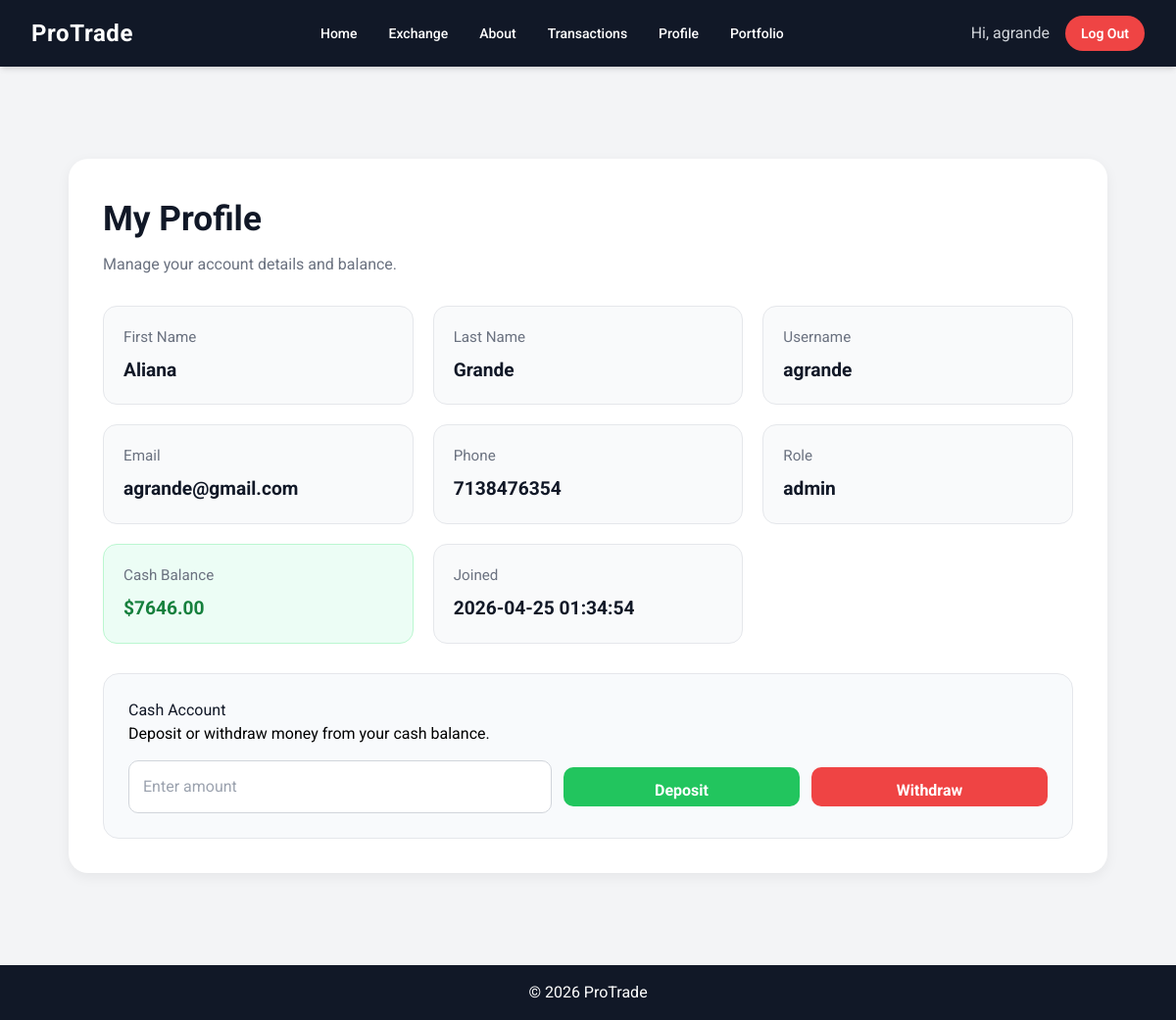
Screenshot of /profile (signed in) with the database file from the repository.
### tables this page shows
CREATE TABLE users (
  id INTEGER PRIMARY KEY AUTOINCREMENT,
  first_name TEXT NOT NULL,
  last_name TEXT NOT NULL,
  username TEXT NOT NULL UNIQUE,
  email TEXT NOT NULL UNIQUE,
  phone TEXT NOT NULL,
  password_hash TEXT NOT NULL,
  role TEXT NOT NULL DEFAULT 'user',
  cash_balance REAL NOT NULL DEFAULT 10000,
  created_at TEXT DEFAULT CURRENT_TIMESTAMP
);

### app.py (the view)
@app.route("/profile")
def profile():
    if "user_id" not in session:
        flash("Please log in first.", "error")
        return redirect(url_for("login"))
    conn = get_db()
    user = conn.execute("""
        SELECT id, first_name, last_name, username, email, phone, role, cash_balance, created_at
        FROM users
        WHERE id = ?
    """, (session["user_id"],)).fetchone()
    conn.close()
    if not user:
        flash("User not found.", "error")
        return redirect(url_for("home"))
    return render_template("profile.html", user=user)

### app.py (called while the page is built)
def get_db():
    conn = sqlite3.connect("database.db")
    conn.row_factory = sqlite3.Row
    return conn

### templates/profile.html (shortened to what this page needs)
{% extends "layout.html" %}
{% block page_css %}
<link rel="stylesheet" href="{{ url_for('static', filename='profile.css') }}">
{% endblock %}
{% block content %}
<div class="profile-page">
    <div class="profile-card">
        <h1>My Profile</h1>
        <p class="subtitle">Manage your account details and balance.</p>
        <div class="profile-grid">
            <div class="info-box">
                <span>First Name</span>
                <strong>{{ user.first_name }}</strong>
            </div>
            <div class="info-box">
                <span>Last Name</span>
                <strong>{{ user.last_name }}</strong>
            </div>
            <div class="info-box">
                <span>Username</span>
                <strong>{{ user.username }}</strong>
            </div>
            <div class="info-box">
                <span>Email</span>
                <strong>{{ user.email }}</strong>
            </div>
            <div class="info-box">
                <span>Phone</span>
                <strong>{{ user.phone }}</strong>
            </div>
            <div class="info-box">
                <span>Role</span>
                <strong>{{ user.role }}</strong>
            </div>
            <div class="info-box highlight">
                <span>Cash Balance</span>
                <strong>${{ "%.2f"|format(user.cash_balance) }}</strong>
            </div>
            <div class="info-box">
                <span>Joined</span>
                <strong>{{ user.created_at }}</strong>
            </div>
            <div class="cash-actions">
              <h2>Cash Account</h2>
              <p>Deposit or withdraw money from your cash balance.</p>
              <form method="POST" action="{{ url_for('cash_transaction') }}">
                <input type="number" name="amount" step="0.01" min="1" placeholder="Enter amount" required>
                 <button type="submit" name="action" value="deposit" class="deposit-btn">
                  Deposit
                  </button>
                 <button type="submit" name="action" value="withdraw" class="withdraw-btn">
                   Withdraw
                 </button>
              </form>
            </div>
        </div>
    </div>
</div>
{% endblock %}

### templates/layout.html (shortened to what this page needs)
<!DOCTYPE html>
<html lang="en">
<head>
    <script src="https://cdn.tailwindcss.com"></script>
    <link rel="stylesheet" href="{{ url_for('static', filename='style1.css') }}">
    {% block page_css %}{% endblock %}
</head>
<body class="bg-gray-100 flex flex-col min-h-screen">
   <nav class="bg-gray-900 text-white px-8 py-4 flex items-center justify-between shadow-md sticky top-0 z-50">
    <div class="text-2xl font-bold tracking-wide">
        <a href="/" class="hover:text-green-400 transition">ProTrade</a>
    </div>
    <div class="flex items-center space-x-8 text-sm font-medium">
        <a href="/" class="hover:text-green-400 transition">Home</a>
        <a href="/exchange" class="hover:text-green-400 transition">Exchange</a>
        <a href="/aboutus" class="hover:text-green-400 transition">About</a>
        <a href="/transactions" class="hover:text-green-400 transition">Transactions</a>
        <a href="/profile" class="hover:text-green-400 transition">Profile</a>
        <a href="/portfolio" class="hover:text-green-400 transition">Portfolio</a>
    </div>
    <div class="flex items-center space-x-4">
        {% if session.get("user_id") %}
            <span class="text-gray-300">Hi, {{ session["username"] }}</span>
            <a href="/logout"
               class="bg-red-500 hover:bg-red-600 px-4 py-2 rounded-full text-sm font-semibold transition">
               Log Out
            </a>
        {% endif %}
    </div>
</nav>
    <main class="flex-grow w-full mx-auto p-6">
        {% block content %}{% endblock %}
    </main>
    <footer class="bg-gray-900 text-white text-center p-4">
        &copy; 2026 ProTrade
    </footer>
</body>
</html>

### static/style1.css (style rules this page uses)
* { margin: 0px; padding: 0px; box-sizing: border-box; font-family: 'Roboto', sans-serif; }
body { background-color: #f2f2f2; }
h2 { font-size: 18px; color: #333; }
button { width: 40%; height: 40px; background: #4caf50; border: none; outline: none; border-radius: 40px; cursor: pointer; font-size: 1em; font-weight: 500; }
strong { font-weight: 700; }

### static/profile.css (style rules this page uses)
body { background-color: #f3f4f6; font-family: 'Roboto', sans-serif; margin: 0; padding: 0; }
.profile-page { max-width: 1100px; margin: 50px auto; padding: 20px; }
.profile-card { background: white; border-radius: 20px; padding: 35px; box-shadow: 0 4px 14px rgba(0, 0, 0, 0.06); }
.profile-card h1 { font-size: 2.2rem; font-weight: 700; color: #111827; margin-bottom: 8px; }
.subtitle { color: #6b7280; margin-bottom: 30px; font-size: 1rem; }
.profile-grid { display: grid; grid-template-columns: repeat(auto-fit, minmax(240px, 1fr)); gap: 20px; }
.info-box { background: #f9fafb; border-radius: 14px; padding: 20px; border: 1px solid #e5e7eb; }
.info-box span { display: block; color: #6b7280; font-size: 0.95rem; margin-bottom: 8px; }
.info-box strong { color: #111827; font-size: 1.2rem; font-weight: 700; }
.info-box.highlight { background: #ecfdf5; border: 1px solid #bbf7d0; }
.info-box.highlight strong { color: #15803d; }
.cash-actions { grid-column: 1 / -1; margin-top: 10px; padding: 25px; border-radius: 16px; background: #f8fafc; border: 1px solid #e5e7eb; }
.cash-actions h2 { margin-top: 0; color: #111827; }
.cash-actions form { display: flex; gap: 12px; margin-top: 15px; align-items: center; }
.cash-actions input { flex: 2; min-width: 220px; padding: 14px; border: 1px solid #d1d5db; border-radius: 10px; font-size: 1rem; }
.deposit-btn, .withdraw-btn { border: none; padding: 12px 20px; border-radius: 10px; color: white; font-weight: bold; cursor: pointer; flex: 1; }
.deposit-btn { background: #22c55e; }
.withdraw-btn { background: #ef4444; }

### rows the page displays
users: username "agrande", first_name "Aliana", last_name "Grande", email "agrande@gmail.com", phone "7138476354", role "admin", cash_balance "7646.00", created_at "2026-04-25 01:34:54"
